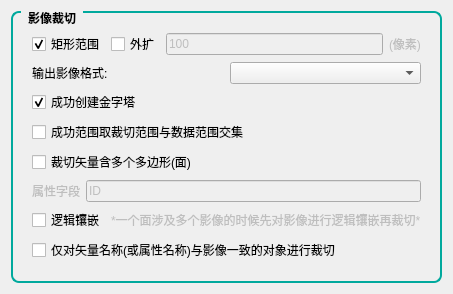
         <widget class="QWidget" name="ImageCropping_page">
          <property name="styleSheet">
           <string notr="true">/* QGroupBox 圆角边框样式 */
QGroupBox {
    border: 1.5px solid #00a99d;   
    border-radius: 8px;           /* 8像素圆角 */
    margin-top: 1ex;              /* 留出标题空间 */
    padding: 10px;                /* 内边距 */
    font-weight: bold;            /* 标题加粗 */
}
 
/* QGroupBox 标题样式 */
QGroupBox::title {
    subcontrol-origin: margin;
    left: 10px;                   /* 标题左边距 */
    padding: 0 5px;               /* 标题内边距 */
}</string>
          </property>
          <layout class="QFormLayout" name="formLayout_16">
           <property name="rowWrapPolicy">
            <enum>QFormLayout::WrapAllRows</enum>
           </property>
           <item row="0" column="0">
            <widget class="QGroupBox" name="groupBox_18">
             <property name="enabled">
              <bool>true</bool>
             </property>
             <property name="title">
              <string>影像裁切</string>
             </property>
             <layout class="QGridLayout" name="gridLayout_4">
              <item row="3" column="0">
               <widget class="QCheckBox" name="checkBox_61">
                <property name="text">
                 <string>成功范围取裁切范围与数据范围交集</string>
                </property>
               </widget>
              </item>
              <item row="2" column="0">
               <widget class="QCheckBox" name="checkBox_60">
                <property name="text">
                 <string>成功创建金字塔</string>
                </property>
                <property name="checked">
                 <bool>true</bool>
                </property>
               </widget>
              </item>
              <item row="5" column="0">
               <layout class="QHBoxLayout" name="horizontalLayout_110">
                <item>
                 <widget class="QLabel" name="label_89">
                  <property name="enabled">
                   <bool>false</bool>
                  </property>
                  <property name="text">
                   <string>属性字段</string>
                  </property>
                 </widget>
                </item>
                <item>
                 <widget class="QLineEdit" name="lineEdit_51">
                  <property name="enabled">
                   <bool>false</bool>
                  </property>
                  <property name="text">
                   <string>ID</string>
                  </property>
                 </widget>
                </item>
               </layout>
              </item>
              <item row="1" column="0">
               <layout class="QHBoxLayout" name="horizontalLayout_109">
                <item>
                 <widget class="QLabel" name="label_88">
                  <property name="text">
                   <string>输出影像格式:</string>
                  </property>
                 </widget>
                </item>
                <item>
                 <widget class="QComboBox" name="comboBox"/>
                </item>
               </layout>
              </item>
              <item row="0" column="0">
               <layout class="QHBoxLayout" name="horizontalLayout_108">
                <item>
                 <widget class="QCheckBox" name="checkBox_58">
                  <property name="text">
                   <string>矩形范围</string>
                  </property>
                  <property name="checked">
                   <bool>true</bool>
                  </property>
                 </widget>
                </item>
                <item>
                 <widget class="QCheckBox" name="checkBox_59">
                  <property name="text">
                   <string>外扩</string>
                  </property>
                 </widget>
                </item>
                <item>
                 <widget class="QLineEdit" name="lineEdit_50">
                  <property name="enabled">
                   <bool>false</bool>
                  </property>
                  <property name="text">
                   <string>100</string>
                  </property>
                 </widget>
                </item>
                <item>
                 <widget class="QLabel" name="label_87">
                  <property name="enabled">
                   <bool>false</bool>
                  </property>
                  <property name="text">
                   <string>(像素)</string>
                  </property>
                 </widget>
                </item>
               </layout>
              </item>
              <item row="4" column="0">
               <widget class="QCheckBox" name="checkBox_62">
                <property name="text">
                 <string>裁切矢量含多个多边形(面)</string>
                </property>
               </widget>
              </item>
              <item row="6" column="0">
               <layout class="QHBoxLayout" name="horizontalLayout_111">
                <item>
                 <widget class="QCheckBox" name="checkBox_63">
                  <property name="text">
                   <string>逻辑镶嵌</string>
                  </property>
                 </widget>
                </item>
                <item>
                 <widget class="QLabel" name="label_90">
                  <property name="enabled">
                   <bool>false</bool>
                  </property>
                  <property name="text">
                   <string>*一个面涉及多个影像的时候先对影像进行逻辑镶嵌再裁切*</string>
                  </property>
                 </widget>
                </item>
               </layout>
              </item>
              <item row="7" column="0">
               <widget class="QCheckBox" name="checkBox_86">
                <property name="text">
                 <string>仅对矢量名称(或属性名称)与影像一致的对象进行裁切</string>
                </property>
               </widget>
              </item>
             </layout>
            </widget>
           </item>
          </layout>
         </widget>
